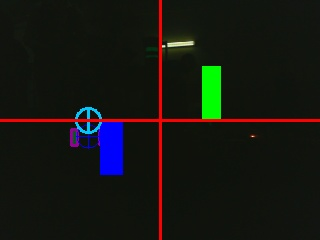
#> input picture gearpegpics/109.jpg, 320 x 240 px, given in place of the camera
$ python cade-grip.py
#> lines starting #> are read from the running program, lines starting #| are printed output that depends on the picture; after the words box and inside, x2 and y2 are one past the last pixel; in counts of white or black regions, pixels touching at a corner belong together
#> in get_image, im is the input picture: shape (240, 320, 3); mean B, G, R 18.1, 22.6, 21.3
import cv2
import numpy
import math
import argparse
from enum import Enum
import sys

parser = argparse.ArgumentParser(description='WOPR-JR Vision processing')
parser.add_argument('-c', '--camera', type=int, default=0, help='camera port')
args = parser.parse_args()


hueMin = 73.26
hueMax = 120.20
satMin = 95.09
satMax = 165.78
lumMin = 100.62
lumMax = 320.48

def process(source0):
	"""
	Runs the pipeline and sets all outputs to new values.
	"""
	# Step Blur0:
	source0 = cv2.blur(source0, (4, 4))
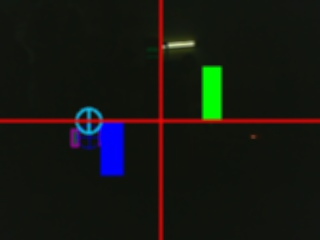
#> source0: shape (240, 320, 3); mean of channels 0, 1, 2 18.2, 22.7, 21.4; drawn as B, G, R

	source0 = cv2.cvtColor(source0, cv2.COLOR_BGR2HLS)
#> source0: shape (240, 320, 3); mean of channels 0, 1, 2 46.2, 22.8, 65.8
	source0 = cv2.inRange(source0, (hueMin, lumMin, satMin),  (hueMax, lumMax, satMax))
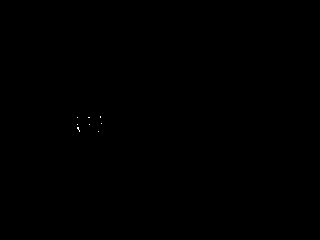
#> source0: shape (240, 320); 0.02% white in thin lines or dots, all inside (x1, y1, x2, y2) = (77, 116, 102, 132)

	contours, hier = cv2.findContours(source0, mode=cv2.RETR_EXTERNAL, method=cv2.CHAIN_APPROX_SIMPLE)
#> contours = 8 contours, all with area under 20
	return contours


# Now we can initialize the camera capture object with the cv2.VideoCapture class.
# All it needs is the index to a camera port.
camera = cv2.VideoCapture(args.camera)

camera.set(3,80)
camera.set(4,60)

# Captures a single image from the camera and returns it in PIL format
def get_image():
 # read is the easiest way to get a full image out of a VideoCapture object.
 retval, im = camera.read()
 #im = cv2.imread('./before.jpg')
 return im

st, et = 0, 0

import time

while True:
    st = time.time()
    camera_capture = get_image()
    outputim = camera_capture.copy()

    cnts = process(camera_capture)
#> cnts = 8 contours, all with area under 20
    if cnts is None:
        cnts = []

    cnts = sorted(cnts, key = cv2.contourArea, reverse = True)[:2]
#> cnts = 2 contours, all with area under 20

    #outputim = cv2.resize(camera_capture, (160, 120), 0, 0, cv2.INTER_CUBIC)

    centres = []
    for i in range(len(cnts)):
        moments = cv2.moments(cnts[i])
#> (the run stopped early here; a loop or call above may not have finished)

$ run again, on gearpegpics/129.jpg
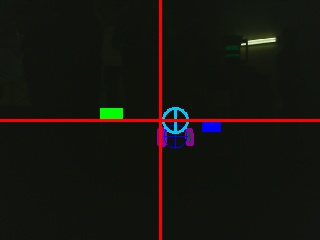
#> input picture gearpegpics/129.jpg, 320 x 240 px, given in place of the camera
#> in get_image, im is the input picture: shape (240, 320, 3); mean B, G, R 15.2, 20.5, 21.8
#> in process, `source0 = cv2.blur(source0, (4, 4))`:
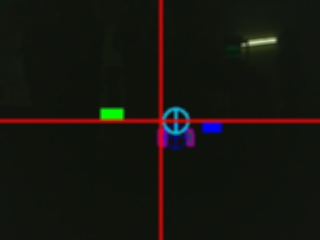
#> source0: shape (240, 320, 3); mean of channels 0, 1, 2 15.2, 20.6, 21.9; drawn as B, G, R
#> contours = 8 contours, all with area under 20
#> `cnts = sorted(cnts, key = cv2.contourArea, reverse = True)[:2]`: cnts = 2 contours, all with area under 20
#> the loop `for i in range(len(cnts)):` made 2 passes
#> after the loop `for i in range(len(cnts)):`: centres = [(165, 129), (186, 127)]

$ run again, on gearpegpics/130.jpg
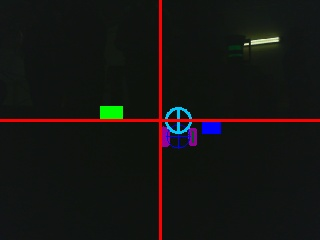
#> input picture gearpegpics/130.jpg, 320 x 240 px, given in place of the camera
#> in get_image, im is the input picture: shape (240, 320, 3); mean B, G, R 18.7, 20.8, 21.7
#> in process, `source0 = cv2.blur(source0, (4, 4))`:
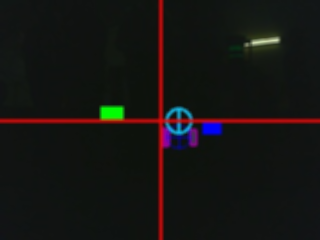
#> source0: shape (240, 320, 3); mean of channels 0, 1, 2 18.8, 20.8, 21.8; drawn as B, G, R
#> contours = 8 contours, all with area under 20
#> `cnts = sorted(cnts, key = cv2.contourArea, reverse = True)[:2]`: cnts = 2 contours, all with area under 20
#> the loop `for i in range(len(cnts)):` made 2 passes
#> after the loop `for i in range(len(cnts)):`: centres = [(167, 127), (189, 128)]

$ run again, on gearpegpics/145.jpg
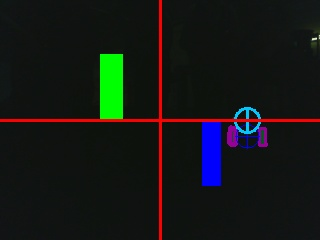
#> input picture gearpegpics/145.jpg, 320 x 240 px, given in place of the camera
#> in get_image, im is the input picture: shape (240, 320, 3); mean B, G, R 21.3, 23.4, 20.8
#> in process, `source0 = cv2.blur(source0, (4, 4))`:
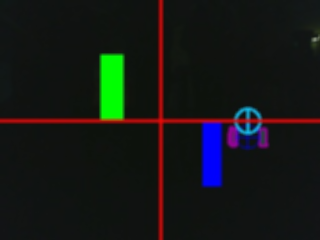
#> source0: shape (240, 320, 3); mean of channels 0, 1, 2 21.4, 23.5, 20.9; drawn as B, G, R
#> contours = 7 contours, all with area under 20
#> `cnts = sorted(cnts, key = cv2.contourArea, reverse = True)[:2]`: cnts = 2 contours, all with area under 20
#> the loop `for i in range(len(cnts)):` made 2 passes
#> after the loop `for i in range(len(cnts)):`: centres = [(258, 128), (236, 126)]
